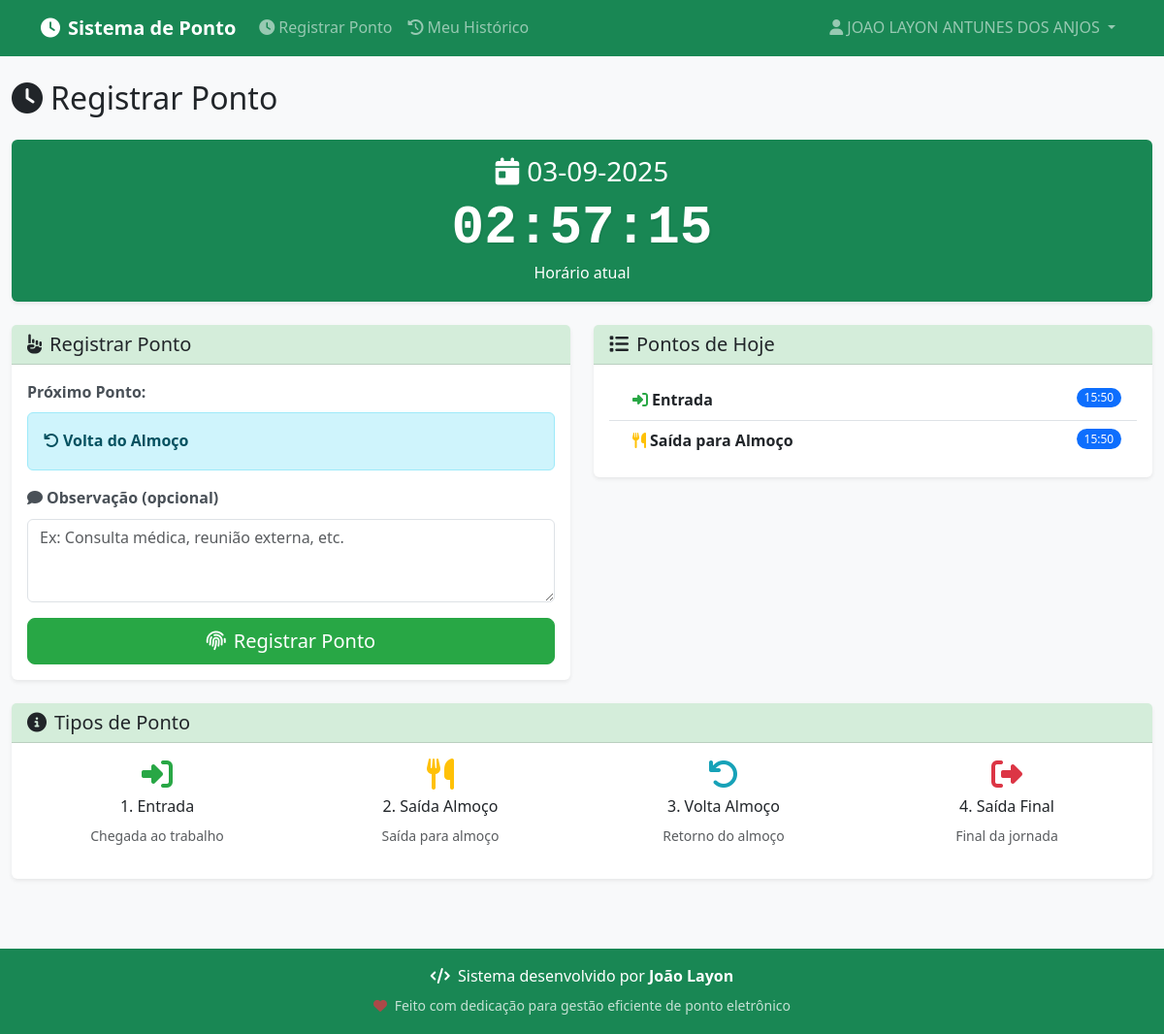
The page /employee (signed in) on the database its author committed.
### tables this page shows
CREATE TABLE usuarios (
            id INTEGER PRIMARY KEY AUTOINCREMENT,
            nome TEXT NOT NULL,
            cpf TEXT UNIQUE NOT NULL,
            funcao TEXT NOT NULL,
            login TEXT UNIQUE NOT NULL,
            senha TEXT NOT NULL,
            perfil TEXT NOT NULL CHECK (perfil IN ('admin', 'colaborador')),
            created_at TIMESTAMP DEFAULT CURRENT_TIMESTAMP
        );

CREATE TABLE pontos (
            id INTEGER PRIMARY KEY AUTOINCREMENT,
            usuario_id INTEGER NOT NULL,
            data DATE NOT NULL,
            tipo TEXT NOT NULL CHECK (tipo IN ('entrada', 'saida_almoco', 'volta_almoco', 'saida_final')),
            hora TIME NOT NULL,
            observacao TEXT,
            created_at TIMESTAMP DEFAULT CURRENT_TIMESTAMP,
            FOREIGN KEY (usuario_id) REFERENCES usuarios (id)
        );

### routes.py (the view)
@app.route('/employee')
@login_required
def employee_dashboard():
    if current_user.perfil != 'colaborador':
        return redirect(url_for('admin_dashboard'))
    db = get_db()
    today = get_brasilia_date().strftime('%d-%m-%Y')
    today_punches = db.execute('''
        SELECT tipo, hora, observacao
        FROM pontos
        WHERE usuario_id = ? AND data = ?
        ORDER BY hora
    ''', (current_user.id, today)).fetchall()
    punch_types = ['entrada', 'saida_almoco', 'volta_almoco', 'saida_final']
    completed_types = [punch['tipo'] for punch in today_punches]
    next_punch = None
    for punch_type in punch_types:
        if punch_type not in completed_types:
            next_punch = punch_type
            break
    return render_template('employee_dashboard.html',
                         today_punches=today_punches,
                         next_punch=next_punch,
                         today=today)

### auth.py (called while the page is built)
@login_manager.user_loader
def load_user(user_id):
    return User.get(user_id)

    @staticmethod
    def get(user_id):
        db = get_db()
        user_data = db.execute(
            'SELECT * FROM usuarios WHERE id = ?', (user_id,)
        ).fetchone()
        if user_data:
            return User(
                id=user_data['id'],
                nome=user_data['nome'],
                cpf=user_data['cpf'],
                funcao=user_data['funcao'],
                login=user_data['login'],
                perfil=user_data['perfil']
            )
        return None

### database.py (called while the page is built)
def get_db():
    if 'db' not in g:
        g.db = sqlite3.connect(DATABASE)
        g.db.row_factory = sqlite3.Row
    return g.db

@app.teardown_appcontext
def close_db_handler(error):
    close_db(error)

### routes.py (called while the page is built)
def get_brasilia_time():
    return datetime.now(BRASIL_TZ)

def get_brasilia_date():
    return get_brasilia_time().date()

### templates/employee_dashboard.html (shortened to what this page needs)
{% extends "base.html" %}
{% block content %}
<div class="row">
    <div class="col-12">
        <h2 class="mb-4">
            <i class="fas fa-clock me-2"></i>Registrar Ponto
        </h2>
    </div>
</div>
<div class="row mb-4">
    <div class="col-12">
        <div class="card bg-success text-white">
            <div class="card-body text-center">
                <h3 class="card-title">
                    <i class="fas fa-calendar-day me-2"></i>{{ today }}
                </h3>
                <h1 id="current-time" class="display-4 mb-0"></h1>
                <p class="mb-0">Horário atual</p>
            </div>
        </div>
    </div>
</div>
<div class="row">
    <div class="col-md-6">
        <div class="card">
            <div class="card-header">
                <h5 class="card-title mb-0">
                    <i class="fas fa-hand-point-up me-2"></i>Registrar Ponto
                </h5>
            </div>
            <div class="card-body">
                {% if next_punch %}
                <form method="POST" action="{{ url_for('register_punch') }}">
                    <div class="mb-3">
                        <label class="form-label">Próximo Ponto:</label>
                        <div class="alert alert-info">
                            <strong>
                                {% if next_punch == 'entrada' %}
                                    <i class="fas fa-sign-in-alt me-1"></i>Entrada
                                {% elif next_punch == 'saida_almoco' %}
                                    <i class="fas fa-utensils me-1"></i>Saída para Almoço
                                {% elif next_punch == 'volta_almoco' %}
                                    <i class="fas fa-undo me-1"></i>Volta do Almoço
                                {% elif next_punch == 'saida_final' %}
                                    <i class="fas fa-sign-out-alt me-1"></i>Saída Final
                                {% endif %}
                            </strong>
                        </div>
                    </div>
                    <div class="mb-3">
                        <label for="observacao" class="form-label">
                            <i class="fas fa-comment me-1"></i>Observação (opcional)
                        </label>
                        <textarea class="form-control" id="observacao" name="observacao" rows="3"
                                placeholder="Ex: Consulta médica, reunião externa, etc."></textarea>
                    </div>
                    <div class="d-grid">
                        <button type="submit" class="btn btn-success btn-lg">
                            <i class="fas fa-fingerprint me-2"></i>Registrar Ponto
                        </button>
                    </div>
                </form>
                {% else %}
                <div class="text-center py-4">
                    <i class="fas fa-check-circle fa-3x text-success mb-3"></i>
                    <h5 class="text-success">Todos os pontos do dia foram registrados!</h5>
                    <p class="text-muted">Você já registrou todos os 4 pontos obrigatórios de hoje.</p>
                </div>
                {% endif %}
            </div>
        </div>
    </div>
    <div class="col-md-6">
        <div class="card">
            <div class="card-header">
                <h5 class="card-title mb-0">
                    <i class="fas fa-list me-2"></i>Pontos de Hoje
                </h5>
            </div>
            <div class="card-body">
                {% if today_punches %}
                <div class="list-group list-group-flush">
                    {% for punch in today_punches %}
                    <div class="list-group-item d-flex justify-content-between align-items-start">
                        <div class="ms-2 me-auto">
                            <div class="fw-bold">
                                {% if punch.tipo == 'entrada' %}
                                    <i class="fas fa-sign-in-alt text-success me-1"></i>Entrada
                                {% elif punch.tipo == 'saida_almoco' %}
                                    <i class="fas fa-utensils text-warning me-1"></i>Saída para Almoço
                                {% elif punch.tipo == 'volta_almoco' %}
                                    <i class="fas fa-undo text-info me-1"></i>Volta do Almoço
                                {% elif punch.tipo == 'saida_final' %}
                                    <i class="fas fa-sign-out-alt text-danger me-1"></i>Saída Final
                                {% endif %}
                            </div>
                        </div>
                        <span class="badge bg-primary rounded-pill">{{ punch.hora[:5] }}</span>
                    </div>
                    {% endfor %}
                </div>
                {% else %}
                <div class="text-center py-4">
                    <i class="fas fa-clock fa-3x text-muted mb-3"></i>
                    <h6 class="text-muted">Nenhum ponto registrado hoje</h6>
                    <p class="text-muted small">Registre sua entrada para começar.</p>
                </div>
                {% endif %}
            </div>
        </div>
    </div>
</div>
<div class="row mt-4">
    <div class="col-12">
        <div class="card">
            <div class="card-header">
                <h5 class="card-title mb-0">
                    <i class="fas fa-info-circle me-2"></i>Tipos de Ponto
                </h5>
            </div>
            <div class="card-body">
                <div class="row">
                    <div class="col-md-3 mb-3">
                        <div class="text-center">
                            <i class="fas fa-sign-in-alt fa-2x text-success mb-2"></i>
                            <h6>1. Entrada</h6>
                            <small class="text-muted">Chegada ao trabalho</small>
                        </div>
                    </div>
                    <div class="col-md-3 mb-3">
                        <div class="text-center">
                            <i class="fas fa-utensils fa-2x text-warning mb-2"></i>
                            <h6>2. Saída Almoço</h6>
                            <small class="text-muted">Saída para almoço</small>
                        </div>
                    </div>
                    <div class="col-md-3 mb-3">
                        <div class="text-center">
                            <i class="fas fa-undo fa-2x text-info mb-2"></i>
                            <h6>3. Volta Almoço</h6>
                            <small class="text-muted">Retorno do almoço</small>
                        </div>
                    </div>
                    <div class="col-md-3 mb-3">
                        <div class="text-center">
                            <i class="fas fa-sign-out-alt fa-2x text-danger mb-2"></i>
                            <h6>4. Saída Final</h6>
                            <small class="text-muted">Final da jornada</small>
                        </div>
                    </div>
                </div>
            </div>
        </div>
    </div>
</div>
{% endblock %}

### templates/base.html (shortened to what this page needs)
<!DOCTYPE html>
<html lang="pt-BR">
<head>
    <link href="https://cdn.jsdelivr.net/npm/bootstrap@5.3.0/dist/css/bootstrap.min.css" rel="stylesheet">
    <link href="https://cdnjs.cloudflare.com/ajax/libs/font-awesome/6.4.0/css/all.min.css" rel="stylesheet">
    <link href="{{ url_for('static', filename='style.css') }}" rel="stylesheet">
</head>
<body>
    {% if current_user.is_authenticated %}
    <nav class="navbar navbar-expand-lg navbar-dark bg-success">
        <div class="container">
            <a class="navbar-brand" href="{{ url_for('index') }}">
                <i class="fas fa-clock me-2"></i>Sistema de Ponto
            </a>
            <div class="collapse navbar-collapse" id="navbarNav">
                <ul class="navbar-nav me-auto">
                    {% if current_user.perfil == 'admin' %}
                    <li class="nav-item">
                        <a class="nav-link" href="{{ url_for('admin_dashboard') }}">
                            <i class="fas fa-tachometer-alt me-1"></i>Dashboard
                        </a>
                    </li>
                    <li class="nav-item">
                        <a class="nav-link" href="{{ url_for('register_employee') }}">
                            <i class="fas fa-user-plus me-1"></i>Cadastrar Funcionário
                        </a>
                    </li>
                    <li class="nav-item">
                        <a class="nav-link" href="{{ url_for('punch_history') }}">
                            <i class="fas fa-history me-1"></i>Histórico
                        </a>
                    </li>
                    <li class="nav-item">
                        <a class="nav-link" href="{{ url_for('reports') }}">
                            <i class="fas fa-chart-bar me-1"></i>Relatórios
                        </a>
                    </li>
                    {% else %}
                    <li class="nav-item">
                        <a class="nav-link" href="{{ url_for('employee_dashboard') }}">
                            <i class="fas fa-clock me-1"></i>Registrar Ponto
                        </a>
                    </li>
                    <li class="nav-item">
                        <a class="nav-link" href="{{ url_for('punch_history') }}">
                            <i class="fas fa-history me-1"></i>Meu Histórico
                        </a>
                    </li>
                    {% endif %}
                </ul>
                <ul class="navbar-nav">
                    <li class="nav-item dropdown">
                        <a class="nav-link dropdown-toggle" href="#" role="button" data-bs-toggle="dropdown">
                            <i class="fas fa-user me-1"></i>{{ current_user.nome }}
                        </a>
                    </li>
                </ul>
            </div>
        </div>
    </nav>
    {% endif %}
    <main class="container-fluid py-4">
        {% block content %}{% endblock %}
    </main>
    <footer class="footer bg-success text-white text-center py-3 mt-5">
        <div class="container">
            <div class="row">
                <div class="col-12">
                    <p class="mb-1">
                        <i class="fas fa-code me-1"></i>
                        Sistema desenvolvido por <strong>João Layon</strong>
                    </p>
                    <p class="mb-0">
                        <small class="opacity-75">
                            <i class="fas fa-heart me-1 text-danger"></i>
                            Feito com dedicação para gestão eficiente de ponto eletrônico
                        </small>
                    </p>
                </div>
            </div>
        </div>
    </footer>
</body>
</html>

### static/style.css (style rules this page uses)
* { box-sizing: border-box; }
:root { --primary-green: #28a745; --dark-green: #1e7e34; --light-green: #d4edda; --success-green: #155724; --shadow-sm: 0 0.125rem 0.25rem rgba(0, 0, 0, 0.075); --shadow-md: 0 0.5rem 1rem rgba(0, 0, 0, 0.15); --border-radius: 0.375rem; --transition-fast: 0.15s ease-in-out; --transition-normal: 0.3s ease; }
body { background-color: #f8f9fa; font-family: 'Segoe UI', Tahoma, Geneva, Verdana, sans-serif; line-height: 1.6; margin: 0; padding: 0; }
.btn-success { background-color: var(--primary-green); border-color: var(--primary-green); }
.navbar-brand { font-weight: 600; font-size: 1.25rem; }
.navbar-nav .nav-link { transition: background-color var(--transition-fast); border-radius: var(--border-radius); }
.card { border: none; box-shadow: var(--shadow-sm); transition: box-shadow var(--transition-fast); border-radius: var(--border-radius); }
.card-header { background-color: var(--light-green); border-bottom: 1px solid rgba(0, 0, 0, 0.125); font-weight: 600; }
.form-label { font-weight: 600; color: #495057; }
.badge { font-size: 0.75rem; font-weight: 500; }
#current-time { font-family: 'Courier New', monospace; font-weight: bold; text-shadow: 1px 1px 2px rgba(0, 0, 0, 0.1); }
.text-success { color: var(--primary-green) !important; }
.text-danger { color: #dc3545 !important; }
.text-warning { color: #ffc107 !important; }
.text-info { color: #17a2b8 !important; }
.footer { background-color: var(--primary-green); color: white; padding: 1rem 0; margin-top: 2rem; }

### rows shown on the page
usuarios: nome "JOAO LAYON ANTUNES DOS ANJOS"
pontos: tipo "entrada" (drawn), hora "15:50"
pontos: tipo "saida_almoco" (drawn), hora "15:50"

### other values the page prints
{{ today }} "03-09-2025"
